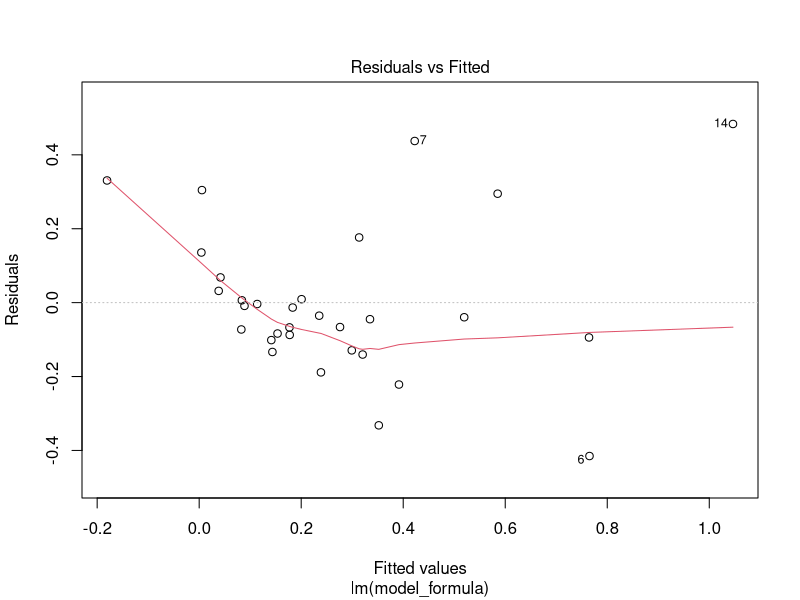
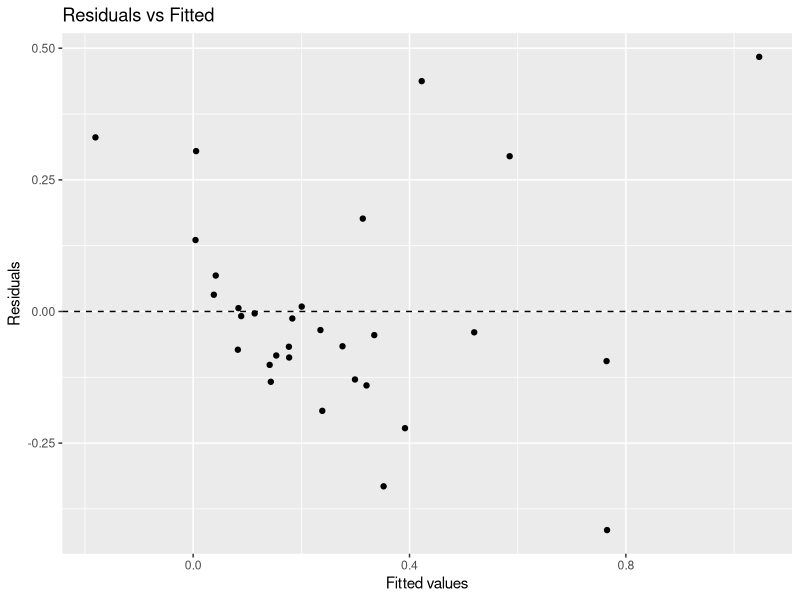
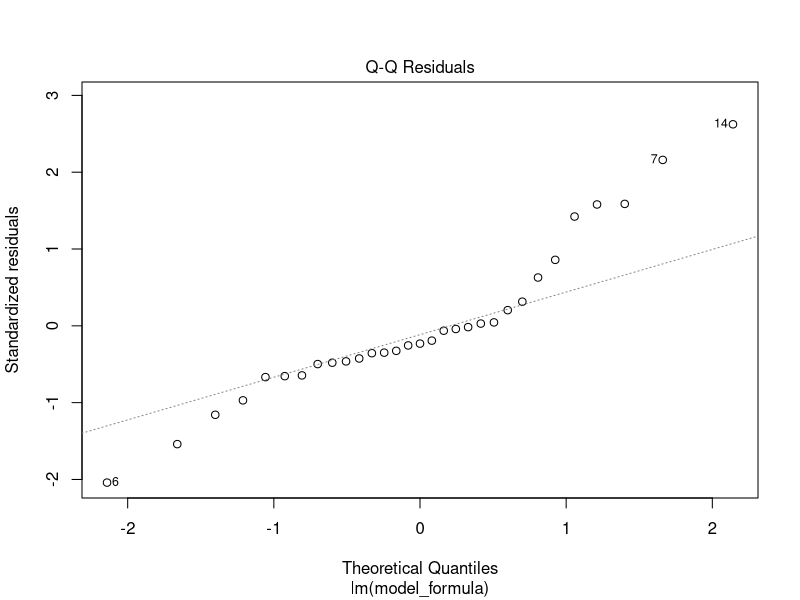
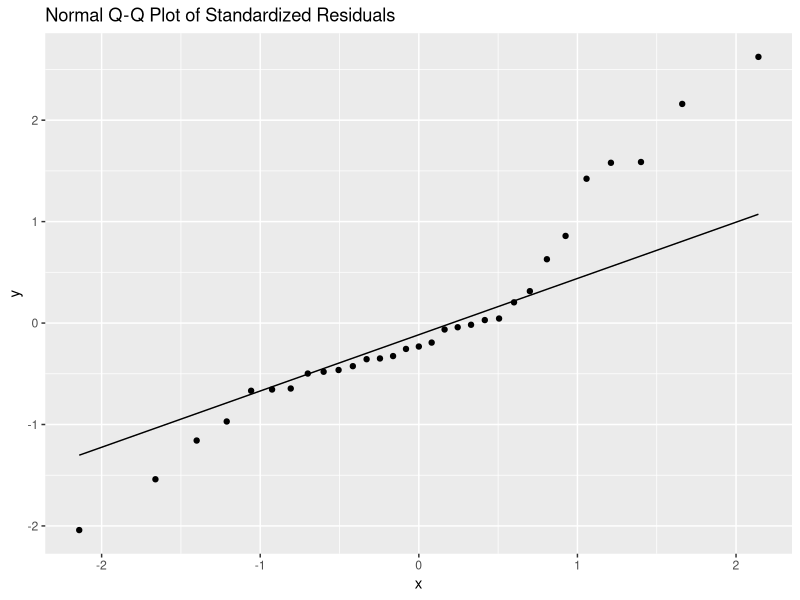
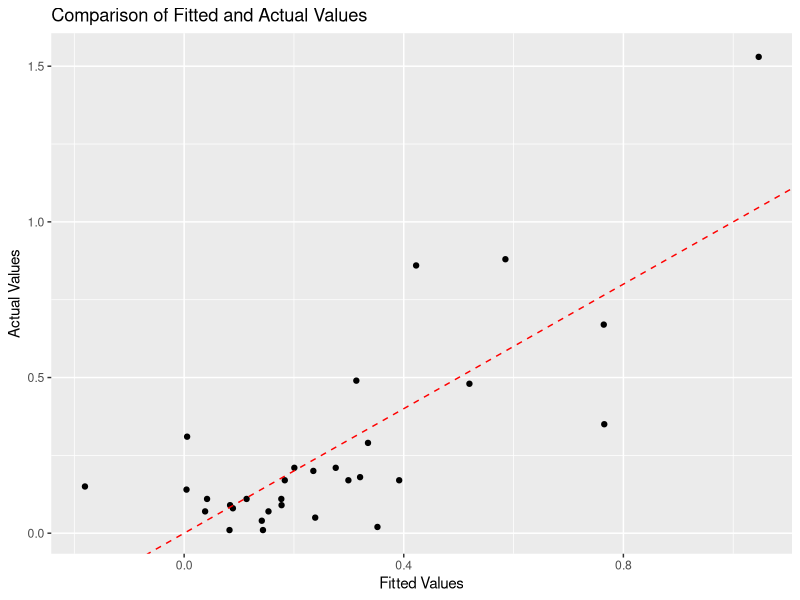
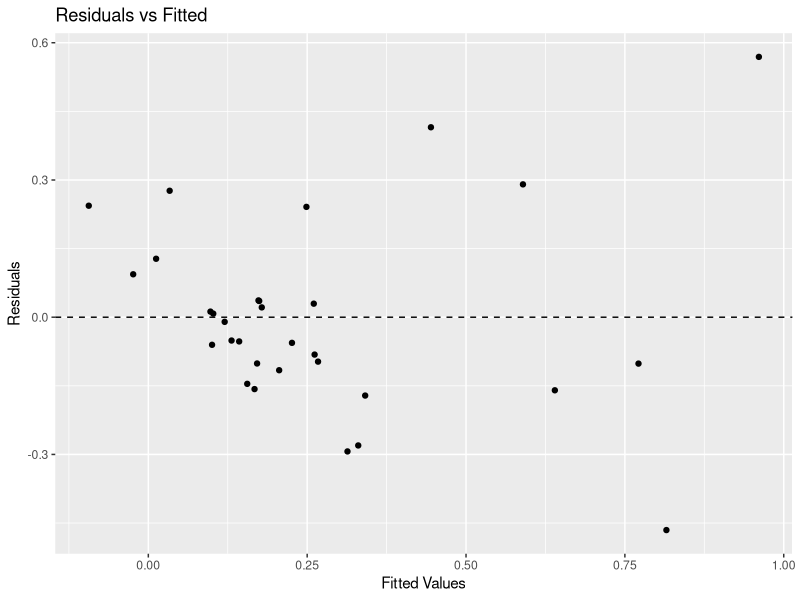
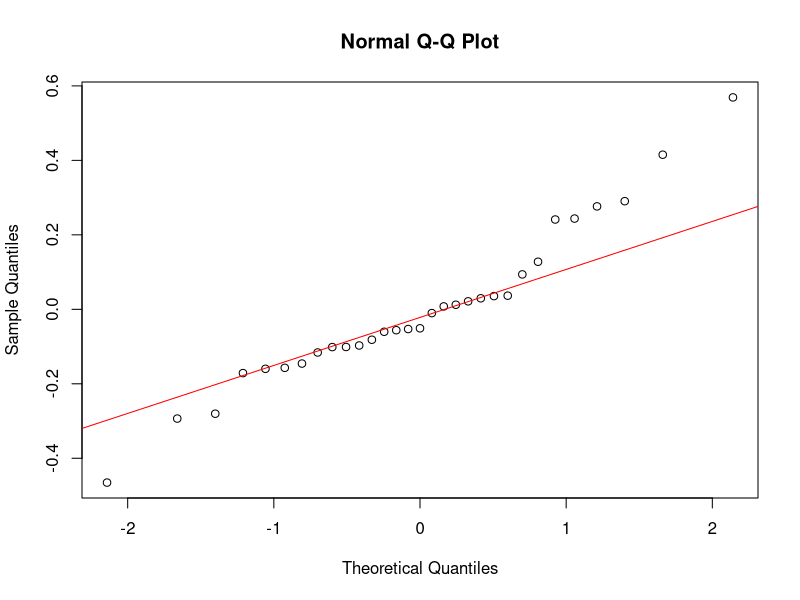
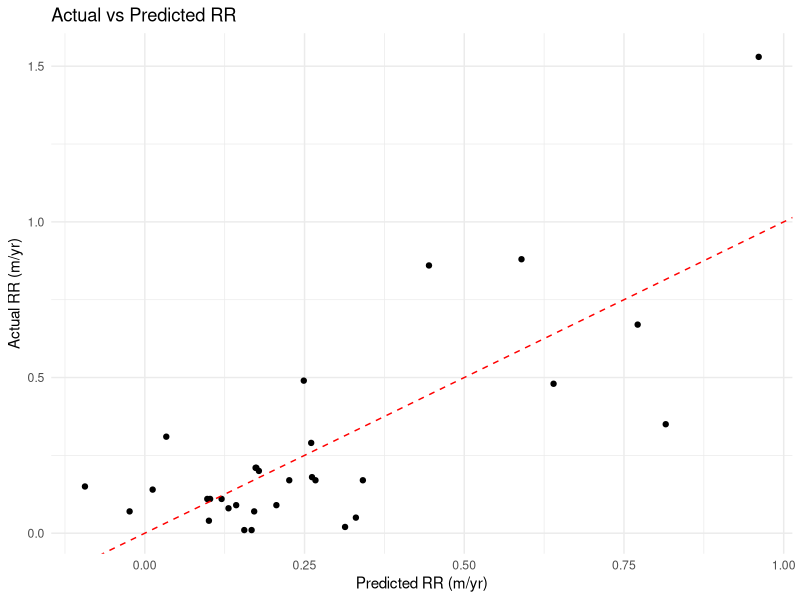

These figures' R source, in order:
## ---- chunk 1
knitr::opts_chunk$set(echo = TRUE)
## ---- chunk 2
library(ggplot2)
library(tidyverse)
## ---- chunk 3
erosion<-read.csv("erosion.csv")
## ---- chunk 4
library(readr)
stan <- function(x) {
  return((x - min(x)) / (max(x) - min(x)))
}
data <- read_csv("erosion.csv")
names(data) <- gsub(" ", "_", names(data))
names(data) <- gsub("\\(", "", names(data))
names(data) <- gsub("\\)", "", names(data))
names(data) <- gsub("/", "_per_", names(data))
names(data) <- gsub("%", "percent", names(data))
if ("RR (m/yr)" %in% names(data)) {
  names(data)[names(data) == "RR (m/yr)"] <- "RR_m_per_yr"
}
numeric_columns <- sapply(data, is.numeric) & names(data) != "RR_m_per_yr"
data[numeric_columns] <- lapply(data[numeric_columns], stan)
predictors <- setdiff(names(data), c("Bluff", "RR_m_per_yr"))
target <- "RR_m_per_yr"
model_formula <- as.formula(paste(target, "~", paste(predictors, collapse = " + ")))
model1 <- lm(model_formula, data = data)
print(summary(model1))
predictions <- predict(model1, data)
mse <- mean((data[[target]] - predictions)^2)
rsquared <- summary(model1)$r.squared
cat("(MSE):", mse, "\n")
cat("R square:", rsquared, "\n")

## ---- chunk 5
plot(model1, which = 1)
ggplot(data, aes_string(x = "fitted(model1)", y = "resid(model1)")) +
  geom_point() +
  geom_hline(yintercept = 0, linetype = "dashed") +
  xlab("Fitted values") +
  ylab("Residuals") +
  ggtitle("Residuals vs Fitted")
plot(model1, which = 2)
ggplot(data, aes_string(sample = "rstandard(model1)")) +
  stat_qq() +
  stat_qq_line() +
  ggtitle("Normal Q-Q Plot of Standardized Residuals")

fitted_values <- fitted(model1)
ggplot(data, aes(x = fitted_values, y = data[[target]])) +
  geom_point() +  # Plot actual vs. fitted values
  geom_abline(slope = 1, intercept = 0, color = "red", linetype = "dashed") +
  xlab("Fitted Values") +
  ylab("Actual Values") +
  ggtitle("Comparison of Fitted and Actual Values")
## ---- chunk 6
stan <- function(x) {
  return((x - min(x)) / (max(x) - min(x)))
}
data <- read_csv("erosionnne15.csv")
names(data) <- gsub(" ", "_", names(data))
names(data) <- gsub("\\(", "", names(data))
names(data) <- gsub("\\)", "", names(data))
names(data) <- gsub("/", "_per_", names(data))
names(data) <- gsub("%", "percent", names(data))
if ("RR (m/yr)" %in% names(data)) {
  names(data)[names(data) == "RR (m/yr)"] <- "RR_m_per_yr"
}
numeric_columns <- sapply(data, is.numeric) & names(data) != "RR_m_per_yr"
data[numeric_columns] <- lapply(data[numeric_columns], stan)
predictors <- setdiff(names(data), c("Bluff", "RR_m_per_yr"))
target <- "RR_m_per_yr"
model_formula <- as.formula(paste(target, "~", paste(predictors, collapse = " + ")))
model2 <- lm(model_formula, data = data)
print(summary(model2))
predictions <- predict(model2, data)
mse <- mean((data[[target]] - predictions)^2)
rsquared <- summary(model2)$r.squared
cat("(MSE):", mse, "\n")
cat("R square:", rsquared, "\n")

## ---- chunk 7
residuals <- residuals(model2)
fitted_values <- fitted(model2)

ggplot() +
  geom_point(aes(x = fitted_values, y = residuals)) +
  geom_hline(yintercept = 0, linetype = "dashed") +
  xlab("Fitted Values") +
  ylab("Residuals") +
  ggtitle("Residuals vs Fitted")

# 2. Q-Q Plot for Normal Distribution of Residuals
qqnorm(residuals)
qqline(residuals, col = "red")



# 3.actual with fitted
data$Predicted_RR <- predictions


ggplot(data, aes(x = Predicted_RR, y = RR_m_per_yr)) +
  geom_point() +  # Add points
  geom_abline(intercept = 0, slope = 1, color = "red", linetype = "dashed") +  # Add a 45-degree line
  labs(x = "Predicted RR (m/yr)", y = "Actual RR (m/yr)", title = "Actual vs Predicted RR") +
  theme_minimal()

